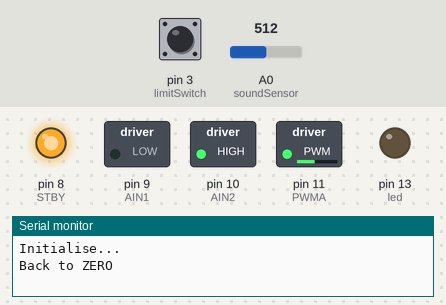
This sketch was run on a simulated Arduino Uno, built with avr-gcc and run on an emulated ATmega328P. Shown: switched loads named in the sketch (green lamp = pin HIGH), output pins drawn as LEDs (lit = HIGH), the last lines printed to the serial monitor. Inputs (shaded band) come from the test bench; at power-on: A0 (soundSensor) = 512, pin 3 (limitSwitch) HIGH.

Above: at 0.1 s.
At 2.2 s:
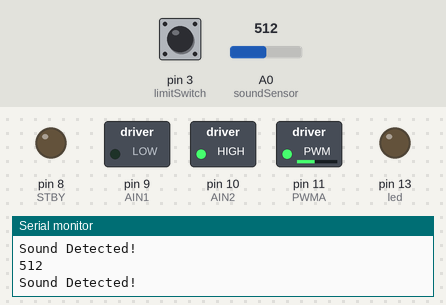
2.3 s: A0 (soundSensor) set to 108
5.3 s: A0 (soundSensor) set to 89
Timing chart, 0 to 8.3 s (numbered marks = the images above; inputs shaded):
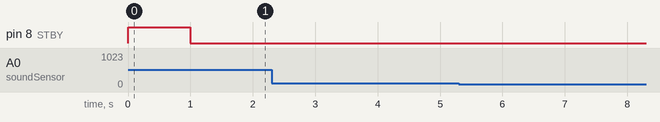

The sketch:

pailleron.ino
```cpp
/* ----------------------------------------------------------------------------------------------------
 * Pailleron, 2017
 * Update: 01/10/17
 *
 * V1
 * Written by Bastien DIDIER
 * more info :
 *
 * ----------------------------------------------------------------------------------------------------
 */

//TB6612FNG Dual Motor Driver pololu
#define STBY         8  // Standby
#define AIN1         9  // Motor A In 1
#define AIN2        10  // Motor A In 2
#define PWMA        11  // Motor A PWM

#define limitSwitch  3
#define led         13

#define soundSensor A0

int soundValue;
const int threshold = 20;

void setup() {

  pinMode(STBY,OUTPUT);
  pinMode(AIN1,OUTPUT);
  pinMode(AIN2,OUTPUT);
  pinMode(PWMA,OUTPUT);

  pinMode(limitSwitch,INPUT);
  pinMode(led,OUTPUT);

  pinMode(soundSensor,INPUT);

  Serial.begin(9600);

  Serial.println("Initialise...");
  Serial.println("Back to ZERO");

  motor_standby(false);
  while (digitalRead(limitSwitch) == LOW) {
    motor_control(0,100);
  }
  motor_control(1,30);
  delay(1000);
  motor_standby(true);

  Serial.println("Ready!");
}

int count = 0;
int frame = 10;

void loop() {

  soundValue=analogRead(soundSensor);   //connect mic sensor to Analog 0
  Serial.println(soundValue,DEC);       //print the sound value to serial

  if(soundValue > threshold){
    count++;
    Serial.println("Sound Detected!");
    frame = 10;
  }

    /*if(count == 2){
      motor_standby(false);
      motor_control(1,100);
      delay(500);
      motor_standby(true);

      count = 0;
    }*/

  if(frame > 0){frame--;}
  if(frame == 0){

    if(count <= 2 && count > 1){
      motor_standby(false);
      motor_control(1,100);
      delay(500);
      motor_standby(true);
    } else if (count >= 3){

      if(digitalRead(limitSwitch) == LOW){
        motor_standby(false);
        motor_control(0,100);
        delay(500);
        motor_standby(true);
      }
    }

    count = 0;


  }

  delay(50);

  //Serial.println("frame : "+String(frame)+" conut : "+String(count));
}

void motor_control(boolean direction, char speed){ //speed from 0 to 100

  if (direction == 0) {
    digitalWrite(AIN1,HIGH);
    digitalWrite(AIN2,LOW);
  } else {
    digitalWrite(AIN1,LOW);
    digitalWrite(AIN2,HIGH);
  }

  if(speed < 0){
    speed = 0;
  }else if (speed > 100){
    speed = 100;
  }

  byte PWMvalue=0;
  PWMvalue = map(abs(speed),0,100,50,255); //anything below 50 is very weak
  analogWrite(PWMA,PWMvalue);
}

void motor_standby(boolean state) { //low power mode
 if (state == true){
   digitalWrite(STBY,LOW);
} else{
   digitalWrite(STBY,HIGH);
 }
}
```
